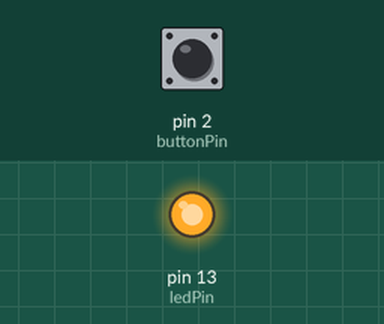
This sketch was run on a simulated Arduino Uno, built with avr-gcc and run on an emulated ATmega328P. Shown: output pins drawn as LEDs (lit = HIGH). The inputs (shaded band) are chosen by the test bench; at power-on: pin 2 (buttonPin) LOW.

Above: at 1.2 s.
1.3 s: pin 2 (buttonPin) pulled HIGH for 0.15 s
At 2.5 s:
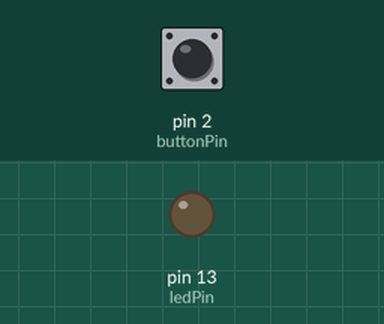
2.9 s: pin 2 (buttonPin) pulled HIGH for 1 s
At 4.0 s:
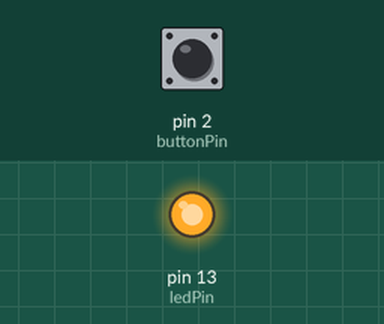
5.4 s: pin 2 (buttonPin) pulled HIGH for 3.2 s
At 5.9 s:
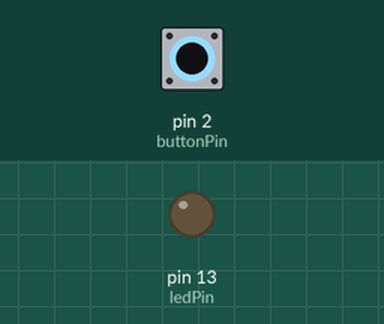
Timing chart, 0 to 8.4 s (numbered marks = the images above; inputs shaded):
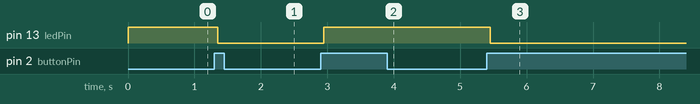

Measured:
- after the input at 1.3 s, pin 13 (ledPin): HIGH → LOW after 0.05 s
- after the input at 2.9 s, pin 13 (ledPin): LOW → HIGH after 0.05 s
- after the input at 5.4 s, pin 13 (ledPin): HIGH → LOW after 0.05 s

The sketch:

MiniLamp.ino
```cpp
//Sample Code 3-1: Mini Lamp
int buttonPin = 2;
int ledPin = 13;
int ledState = HIGH;
int buttonState;
int lastButtonState = LOW;
long lastDebounceTime = 0;
long debounceDelay = 50;
void setup() {
  pinMode(buttonPin, INPUT);
  pinMode(ledPin, OUTPUT);
  digitalWrite(ledPin, ledState);
}
void loop() {
  int reading = digitalRead(buttonPin);
  if (reading != lastButtonState) {
    lastDebounceTime = millis();
  }
  if ((millis() - lastDebounceTime) > debounceDelay) {
    if (reading != buttonState) {
      buttonState = reading;
      if (buttonState == HIGH) {
        ledState = !ledState;
      }
    }
  }
  digitalWrite(ledPin, ledState);
  lastButtonState = reading;
}
```
